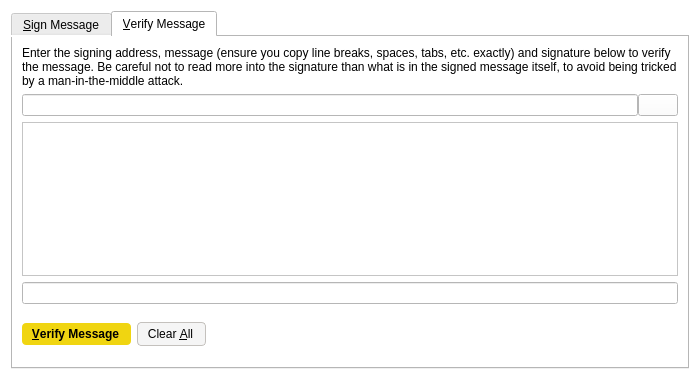
<?xml version="1.0" encoding="UTF-8"?>
<ui version="4.0">
 <class>SignVerifyMessageDialog</class>
 <widget class="QDialog" name="SignVerifyMessageDialog">
  <property name="geometry">
   <rect>
    <x>0</x>
    <y>0</y>
    <width>700</width>
    <height>380</height>
   </rect>
  </property>
  <property name="windowTitle">
   <string>Signatures - Sign / Verify a Message</string>
  </property>
  <property name="styleSheet">
   <string notr="true">background-color: rgb(255, 255, 255);</string>
  </property>
  <property name="modal">
   <bool>true</bool>
  </property>
  <layout class="QVBoxLayout" name="verticalLayout">
   <item>
    <widget class="QTabWidget" name="tabWidget">
     <property name="currentIndex">
      <number>1</number>
     </property>
     <widget class="QWidget" name="tabSignMessage">
      <attribute name="title">
       <string>&amp;Sign Message</string>
      </attribute>
      <layout class="QVBoxLayout" name="verticalLayout_SM">
       <item>
        <widget class="QLabel" name="infoLabel_SM">
         <property name="text">
          <string>You can sign messages with your addresses to prove you own them. Be careful not to sign anything vague, as phishing attacks may try to trick you into signing your identity over to them. Only sign fully-detailed statements you agree to.</string>
         </property>
         <property name="textFormat">
          <enum>Qt::PlainText</enum>
         </property>
         <property name="wordWrap">
          <bool>true</bool>
         </property>
        </widget>
       </item>
       <item>
        <layout class="QHBoxLayout" name="horizontalLayout_1_SM">
         <property name="spacing">
          <number>0</number>
         </property>
         <item>
          <widget class="QValidatedLineEdit" name="addressIn_SM">
           <property name="toolTip">
            <string>The address to sign the message with (e.g. Piratecash_Address_Here_QsAqFckyf9pRHN)</string>
           </property>
           <property name="maxLength">
            <number>34</number>
           </property>
          </widget>
         </item>
         <item>
          <widget class="QPushButton" name="addressBookButton_SM">
           <property name="toolTip">
            <string>Choose an address from the address book</string>
           </property>
           <property name="styleSheet">
            <string notr="true">border: 0;</string>
           </property>
           <property name="text">
            <string/>
           </property>
           <property name="icon">
            <iconset resource="../bitcoin.qrc">
             <normaloff>:/icons/address-book</normaloff>:/icons/address-book</iconset>
           </property>
           <property name="shortcut">
            <string>Alt+A</string>
           </property>
           <property name="autoDefault">
            <bool>false</bool>
           </property>
          </widget>
         </item>
         <item>
          <widget class="QPushButton" name="pasteButton_SM">
           <property name="toolTip">
            <string>Paste address from clipboard</string>
           </property>
           <property name="styleSheet">
            <string notr="true">border: 0;</string>
           </property>
           <property name="text">
            <string/>
           </property>
           <property name="icon">
            <iconset resource="../bitcoin.qrc">
             <normaloff>:/icons/editpaste</normaloff>:/icons/editpaste</iconset>
           </property>
           <property name="shortcut">
            <string>Alt+P</string>
           </property>
           <property name="autoDefault">
            <bool>false</bool>
           </property>
          </widget>
         </item>
        </layout>
       </item>
       <item>
        <widget class="QPlainTextEdit" name="messageIn_SM">
         <property name="toolTip">
          <string>Enter the message you want to sign here</string>
         </property>
        </widget>
       </item>
       <item>
        <layout class="QHBoxLayout" name="horizontalLayout_2_SM">
         <property name="spacing">
          <number>0</number>
         </property>
         <item>
          <widget class="QLineEdit" name="signatureOut_SM">
           <property name="font">
            <font>
             <italic>true</italic>
            </font>
           </property>
           <property name="readOnly">
            <bool>true</bool>
           </property>
          </widget>
         </item>
         <item>
          <widget class="QPushButton" name="copySignatureButton_SM">
           <property name="toolTip">
            <string>Copy the current signature to the system clipboard</string>
           </property>
           <property name="styleSheet">
            <string notr="true">border: 0;</string>
           </property>
           <property name="text">
            <string/>
           </property>
           <property name="icon">
            <iconset resource="../bitcoin.qrc">
             <normaloff>:/icons/editcopy</normaloff>:/icons/editcopy</iconset>
           </property>
           <property name="autoDefault">
            <bool>false</bool>
           </property>
          </widget>
         </item>
        </layout>
       </item>
       <item>
        <layout class="QHBoxLayout" name="horizontalLayout_3_SM">
         <item>
          <widget class="QPushButton" name="signMessageButton_SM">
           <property name="toolTip">
            <string>Sign the message to prove you own this Piratecash address</string>
           </property>
           <property name="styleSheet">
            <string notr="true">background-color: rgb(240, 213, 17);
color: rgb(0,0,0);
border-radius: 4px;
border-color:  rgb(240, 213, 17);
font-weight: 600;
padding: 4px;
padding-left: 10px;
padding-right: 12px;
icon-size: 0;</string>
           </property>
           <property name="text">
            <string>&amp;Sign Message</string>
           </property>
           <property name="icon">
            <iconset resource="../bitcoin.qrc">
             <normaloff>:/icons/edit</normaloff>:/icons/edit</iconset>
           </property>
           <property name="autoDefault">
            <bool>false</bool>
           </property>
          </widget>
         </item>
         <item>
          <widget class="QPushButton" name="clearButton_SM">
           <property name="toolTip">
            <string>Reset all sign message fields</string>
           </property>
           <property name="styleSheet">
            <string notr="true">background-color: rgb(245, 245, 245);
border-radius: 4px;
border: 1px solid #c4c1bd;
font-weight: 400;
padding: 4px;
padding-left: 10px;
padding-right: 12px;
icon-size: 0;</string>
           </property>
           <property name="text">
            <string>Clear &amp;All</string>
           </property>
           <property name="icon">
            <iconset resource="../bitcoin.qrc">
             <normaloff>:/icons/remove</normaloff>:/icons/remove</iconset>
           </property>
           <property name="autoDefault">
            <bool>false</bool>
           </property>
          </widget>
         </item>
         <item>
          <spacer name="horizontalSpacer_1_SM">
           <property name="orientation">
            <enum>Qt::Horizontal</enum>
           </property>
           <property name="sizeHint" stdset="0">
            <size>
             <width>40</width>
             <height>48</height>
            </size>
           </property>
          </spacer>
         </item>
         <item>
          <widget class="QLabel" name="statusLabel_SM">
           <property name="font">
            <font>
             <weight>75</weight>
             <bold>true</bold>
            </font>
           </property>
           <property name="text">
            <string/>
           </property>
           <property name="wordWrap">
            <bool>true</bool>
           </property>
          </widget>
         </item>
         <item>
          <spacer name="horizontalSpacer_2_SM">
           <property name="orientation">
            <enum>Qt::Horizontal</enum>
           </property>
           <property name="sizeHint" stdset="0">
            <size>
             <width>40</width>
             <height>48</height>
            </size>
           </property>
          </spacer>
         </item>
        </layout>
       </item>
      </layout>
     </widget>
     <widget class="QWidget" name="tabVerifyMessage">
      <attribute name="title">
       <string>&amp;Verify Message</string>
      </attribute>
      <layout class="QVBoxLayout" name="verticalLayout_VM">
       <item>
        <widget class="QLabel" name="infoLabel_VM">
         <property name="text">
          <string>Enter the signing address, message (ensure you copy line breaks, spaces, tabs, etc. exactly) and signature below to verify the message. Be careful not to read more into the signature than what is in the signed message itself, to avoid being tricked by a man-in-the-middle attack.</string>
         </property>
         <property name="textFormat">
          <enum>Qt::PlainText</enum>
         </property>
         <property name="alignment">
          <set>Qt::AlignLeading|Qt::AlignLeft|Qt::AlignTop</set>
         </property>
         <property name="wordWrap">
          <bool>true</bool>
         </property>
        </widget>
       </item>
       <item>
        <layout class="QHBoxLayout" name="horizontalLayout_1_VM">
         <property name="spacing">
          <number>0</number>
         </property>
         <item>
          <widget class="QValidatedLineEdit" name="addressIn_VM">
           <property name="toolTip">
            <string>The address the message was signed with (e.g. Piratecash_Address_Here_QsAqFckyf9pRHN)</string>
           </property>
           <property name="maxLength">
            <number>34</number>
           </property>
          </widget>
         </item>
         <item>
          <widget class="QPushButton" name="addressBookButton_VM">
           <property name="toolTip">
            <string>Choose an address from the address book</string>
           </property>
           <property name="text">
            <string/>
           </property>
           <property name="icon">
            <iconset resource="../bitcoin.qrc">
             <normaloff>:/icons/address-book</normaloff>:/icons/address-book</iconset>
           </property>
           <property name="shortcut">
            <string>Alt+A</string>
           </property>
           <property name="autoDefault">
            <bool>false</bool>
           </property>
          </widget>
         </item>
        </layout>
       </item>
       <item>
        <widget class="QPlainTextEdit" name="messageIn_VM"/>
       </item>
       <item>
        <widget class="QValidatedLineEdit" name="signatureIn_VM"/>
       </item>
       <item>
        <layout class="QHBoxLayout" name="horizontalLayout_2_VM">
         <item>
          <widget class="QPushButton" name="verifyMessageButton_VM">
           <property name="toolTip">
            <string>Verify the message to ensure it was signed with the specified Piratecash address</string>
           </property>
           <property name="styleSheet">
            <string notr="true">background-color: rgb(240, 213, 17);
color: rgb(0,0,0);
border-radius: 4px;
border-color:  rgb(240, 213, 17);
font-weight: 600;
padding: 4px;
padding-left: 10px;
padding-right: 12px;
icon-size: 0;</string>
           </property>
           <property name="text">
            <string>&amp;Verify Message</string>
           </property>
           <property name="icon">
            <iconset resource="../bitcoin.qrc">
             <normaloff>:/icons/transaction_0</normaloff>:/icons/transaction_0</iconset>
           </property>
           <property name="autoDefault">
            <bool>false</bool>
           </property>
          </widget>
         </item>
         <item>
          <widget class="QPushButton" name="clearButton_VM">
           <property name="toolTip">
            <string>Reset all verify message fields</string>
           </property>
           <property name="styleSheet">
            <string notr="true">background-color: rgb(245, 245, 245);
border-radius: 4px;
border: 1px solid #c4c1bd;
font-weight: 400;
padding: 4px;
padding-left: 10px;
padding-right: 12px;
icon-size: 0;</string>
           </property>
           <property name="text">
            <string>Clear &amp;All</string>
           </property>
           <property name="icon">
            <iconset resource="../bitcoin.qrc">
             <normaloff>:/icons/remove</normaloff>:/icons/remove</iconset>
           </property>
           <property name="autoDefault">
            <bool>false</bool>
           </property>
          </widget>
         </item>
         <item>
          <spacer name="horizontalSpacer_1_VM">
           <property name="orientation">
            <enum>Qt::Horizontal</enum>
           </property>
           <property name="sizeHint" stdset="0">
            <size>
             <width>40</width>
             <height>48</height>
            </size>
           </property>
          </spacer>
         </item>
         <item>
          <widget class="QLabel" name="statusLabel_VM">
           <property name="font">
            <font>
             <weight>75</weight>
             <bold>true</bold>
            </font>
           </property>
           <property name="text">
            <string/>
           </property>
           <property name="wordWrap">
            <bool>true</bool>
           </property>
          </widget>
         </item>
         <item>
          <spacer name="horizontalSpacer_2_VM">
           <property name="orientation">
            <enum>Qt::Horizontal</enum>
           </property>
           <property name="sizeHint" stdset="0">
            <size>
             <width>40</width>
             <height>48</height>
            </size>
           </property>
          </spacer>
         </item>
        </layout>
       </item>
      </layout>
     </widget>
    </widget>
   </item>
  </layout>
 </widget>
 <customwidgets>
  <customwidget>
   <class>QValidatedLineEdit</class>
   <extends>QLineEdit</extends>
   <header>qvalidatedlineedit.h</header>
  </customwidget>
 </customwidgets>
 <resources>
  <include location="../bitcoin.qrc"/>
 </resources>
 <connections/>
</ui>
